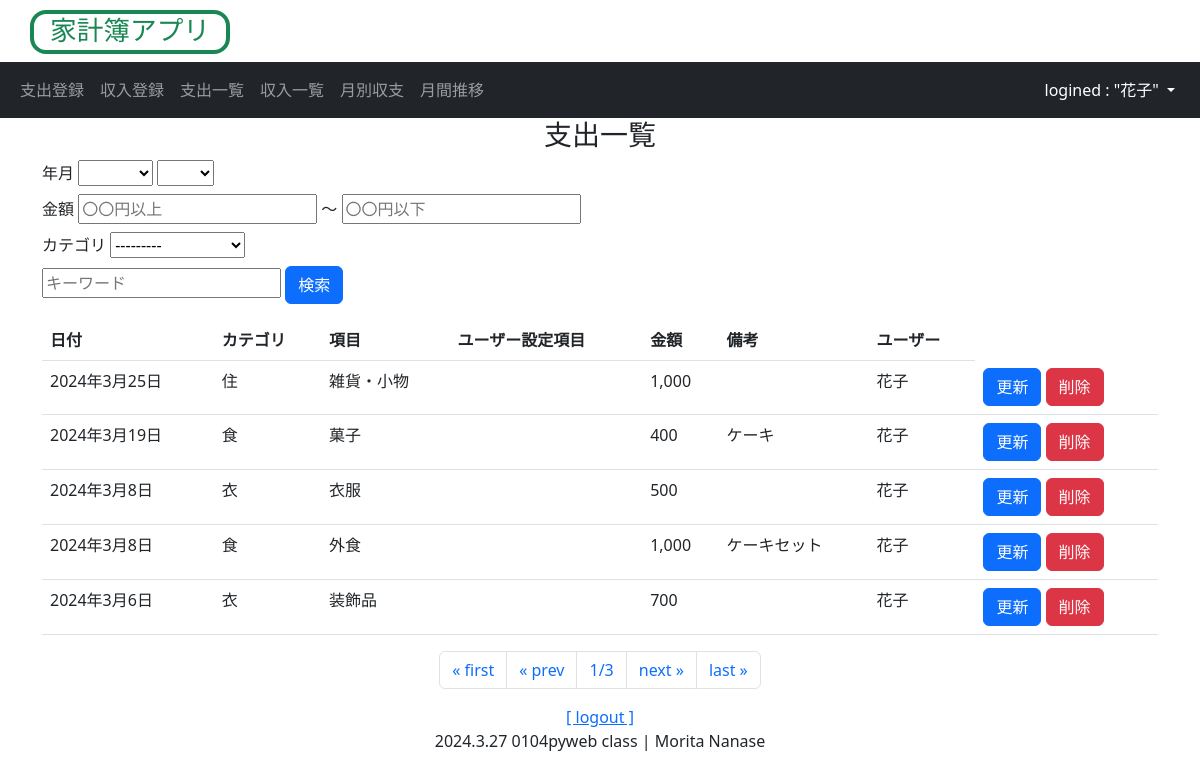
Before: /money/payment_list (signed in) with the older database file.
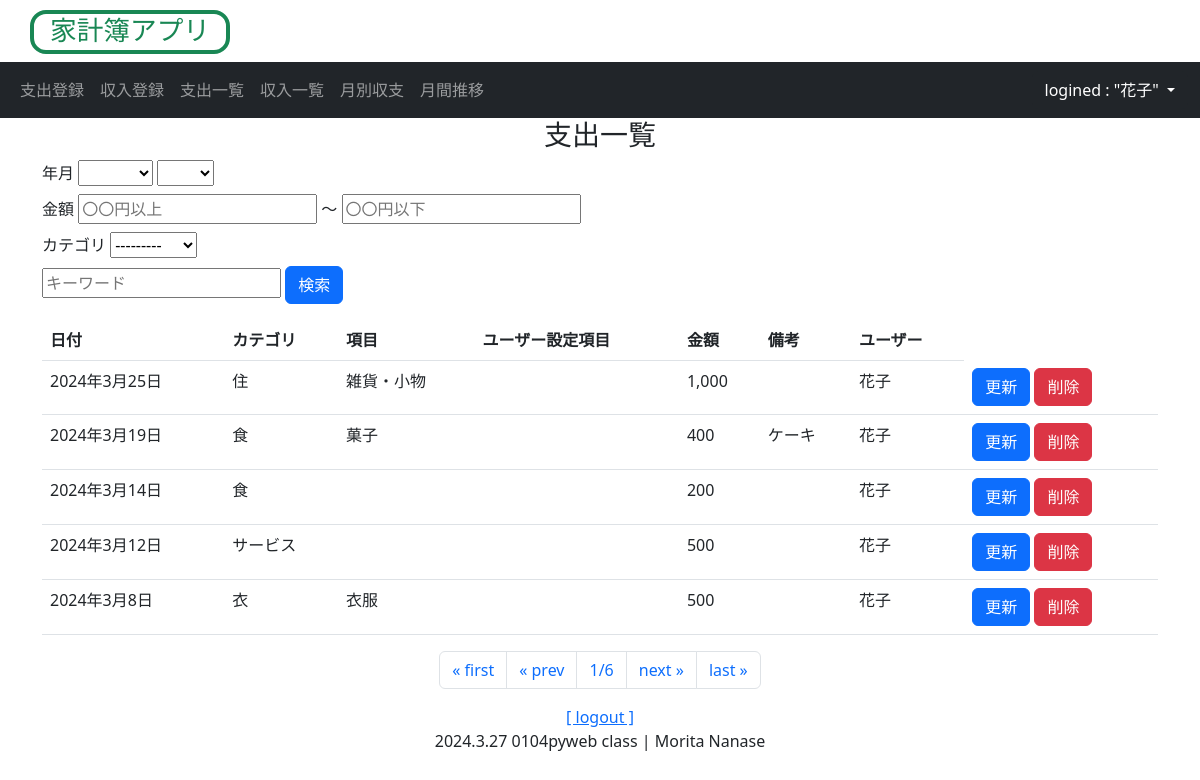
After: the same page with the newer database file.
### money/models.py (models this page shows, shortened)
class Payment(models.Model):
    date = models.DateField('日付')
    account_id = models.ForeignKey(User, on_delete=models.CASCADE, null=True)
    category = models.ForeignKey(PaymentCategory, on_delete=models.PROTECT, verbose_name='カテゴリ')
    item = models.ForeignKey(PaymentItem, verbose_name='支出項目', on_delete=models.SET_NULL, null=True, blank=True)
    user_item = models.ForeignKey(PaymentOrigItem, verbose_name='ユーザー設定支出項目', on_delete=models.SET_NULL, null=True, blank=True)
    price = models.IntegerField('金額', validators=[MinValueValidator(0)])
    description = models.TextField('備考', null=True, blank=True)
    class Meta:
        ordering = ('-date',)

class PaymentCategory(models.Model):
    name = models.CharField('支出カテゴリ', max_length=32, unique=True)
    def __str__(self):
        return self.name
    class Meta:
        ordering = ('id',)

class PaymentItem(models.Model):
    name = models.CharField('支出項目', max_length=32, unique=True)
    category = models.ForeignKey(PaymentCategory, on_delete=models.PROTECT, verbose_name='カテゴリ')
    class Meta:
        ordering = ('id',)

### accounts/models.py (models this page shows)
class User(AbstractBaseUser, PermissionsMixin):
    account_id = models.CharField(
        verbose_name=_("account_id"),
        unique=True,
        max_length=10
    )
    email = models.EmailField(
        verbose_name=_("email"),
        unique=True
    )
    family_name = models.ForeignKey(
        Family,
        verbose_name=_("家名"),
        on_delete=models.SET_NULL,
        default=None,  # デフォルト値
        null=True,
        blank=True
    )
    first_name = models.CharField(
        verbose_name=_("名前"),
        max_length=150,
        null=True,
        blank=True
    )
    is_superuser = models.BooleanField(
        verbose_name=_("is_superuer"),
        default=False
    )
    is_staff = models.BooleanField(
        verbose_name=_('staff status'),
        default=True,
    )
    is_active = models.BooleanField(
        verbose_name=_('active'),
        default=True,
    )
    created_at = models.DateTimeField(
        verbose_name=_("created_at"),
        auto_now_add=True
    )
    updated_at = models.DateTimeField(
        verbose_name=_("updateded_at"),
        auto_now=True
    )
    objects = UserManager()
    USERNAME_FIELD = 'account_id' # ログイン時、ユーザー名の代わりにaccount_idを使用
    REQUIRED_FIELDS = ['email']  # スーパーユーザー作成時にemailも設定
    def __str__(self):
        return self.account_id

### money/views.py (the view, shortened to what this page needs)
# urls.py: path('money/payment_list', views.PaymentList.as_view(), name='payment_list'),
class PaymentList(LoginRequiredMixin, ListView):
    template_name = 'money/list.html'
    model = Payment
    ordering = '-date'
    paginate_by = 5  # ページごとに表示するアイテムの数
    def get_queryset(self):
        login_user = self.request.user  # ログイン中のユーザーを取得
        queryset = super().get_queryset() # PaymentList.objects.all()と同等
        queryset = queryset.filter(account_id=login_user)
        self.form = form = PaymentSearchForm(self.request.GET or None)
        return queryset
    def get_context_data(self, **kwargs): # オーバーライド
        context = super().get_context_data(**kwargs)  # 親クラスの get_context_dataメソッドを実行
        context['page_title'] = '支出一覧' # list.htmlで使用
        context['search_form'] = self.form  # search_form変数をcontextに追加
        return context # テンプレートへcontextを渡す

### money/my_context_processor.py (called while the page is built)
def common(request): # 家計簿アプリの共通コンテクスト
    now = timezone.now()
    return {"now_year": now.year,
            "now_month": now.month}

### money/templatetags/money.py (called while the page is built)
@register.simple_tag
def url_replace(request, field, value):
    url_dict = request.GET.copy()
    url_dict[field] = str(value)
    return url_dict.urlencode()

### money/templates/money/list.html (shortened to what this page needs)
{% extends 'money/base.html' %}
{% load humanize %}
{% load money %}{% comment %} カスタムテンプレートタグ {% endcomment %}
{% block title %}
  <div class="h3 text-center">{{ page_title }}</div>
{% endblock %}
{% block content %}
<form class="mt-1" id="search-form" action="" method="GET">
  <div>
    <label class="label mr-4">年月</label>
    {{ search_form.year }}
    {{ search_form.month }}
  </div>
  <div class="mt-2">
    <label class="label mr-4">金額</label>
    {{ search_form.greater_than }}
    <span class="ml-2 mr-4">～</span>
    {{ search_form.less_than }}
  </div>
  <div class="mt-2">
    <label class="label mr-4">カテゴリ</label>
    {{ search_form.category }}
  </div>
  <div class="mt-2">
    {{ search_form.key_word }}
    <button class="btn btn-primary" type="submit">検索</button>
  </div>
</form>
<table class="table mt-3">
  <tr>
    <th>日付</th>
    <th>カテゴリ</th>
    <th>項目</th>
    <th>ユーザー設定項目</th>
    <th>金額</th>
    <th>備考</th>
    <th>ユーザー</th>
  </tr>
  {% for list in object_list %}
  <tr>
    <td>{{ list.date }}</td>
    <td>{{ list.category }}</td>
    <td>{{ list.item.name }}</td>
    <td>{{ list.user_item.name }}</td>
    <td>{{ list.price|intcomma}}</td>
    <td>
      {% if list.description %}
      {{ list.description }}
      {% endif %}
    </td>
    <td>{{ list.account_id }}</td>
    <td>
      {% if '支出' in page_title %}
      <a class="btn btn-primary" href="{% url 'money:payment_update' list.pk %}">更新</a>
      <a class="btn btn-danger" href="{% url 'money:payment_delete' list.pk %}">削除</a>
      {% else %}
      <a class="btn btn-primary" href="{% url 'money:income_update' list.pk %}">更新</a>
      <a class="btn btn-danger" href="{% url 'money:income_delete' list.pk %}">削除</a>
      {% endif %}
    </td>
  </tr>
  {% endfor %}
</table>
<ul class="pagination justify-content-center">
    {% if page_obj.has_previous %}
    <li class="page-item">
      <a class="page-link" href="?{% url_replace request 'page' 1 %}">&laquo; first</a>
    </li>
    <li class="page-item">
      <a class="page-link" href="?{% url_replace request 'page' page_obj.previous_page_number %}">&laquo; prev</a>
    </li>
    {% else %}
    <li class="page-item">
      <a class="page-link">&laquo; first</a>
    </li>
    <li class="page-item">
      <a class="page-link">&laquo; prev</a>
    </li>
    {% endif %}
    <li class="page-item">
      <a class="page-link">{{ page_obj.number }}/{{ page_obj.paginator.num_pages }}</a>
    </li>
    {% if page_obj.has_next %}
    <li class="page-item">
      <a class="page-link" href="?{% url_replace request 'page' page_obj.next_page_number %}">next &raquo;</a>
    </li>
    <li class="page-item">
      <a class="page-link" href="?{% url_replace request 'page' page_obj.paginator.num_pages %}">last &raquo;</a>
    </li>
    {% endif %}
  </ul>
{% endblock %}

Changed rows visible on the page:
no longer on this page (row unchanged): Payment: date "2024年3月8日", category "食", item.name "外食", price "1,000", description "ケーキセット", account_id "花子"
no longer on this page (row unchanged): Payment: date "2024年3月6日", category "衣", item.name "装飾品", price "700", account_id "花子"
added Payment: date "2024年3月14日", category "食", price "200", account_id "花子"
added Payment: date "2024年3月12日", category "サービス", price "500", account_id "花子"
Other visible differences:
{{ page_obj.paginator.num_pages }}: "3" → "6"
